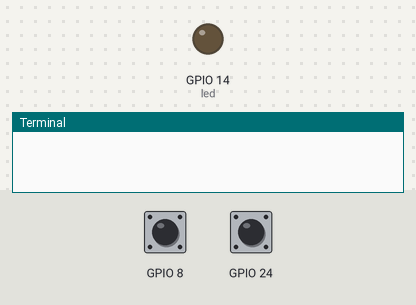
Bench run of a program on a simulated Raspberry Pi (BCM pin numbers). Parts: output pins drawn as LEDs (lit = HIGH), the last lines printed to the terminal. Inputs (shaded band) come from the test bench; at power-on: GPIO 24 HIGH, GPIO 8 HIGH.

Above: at 1.2 s.
1.3 s: GPIO 24 pulled LOW for 0.15 s
At 2.2 s:
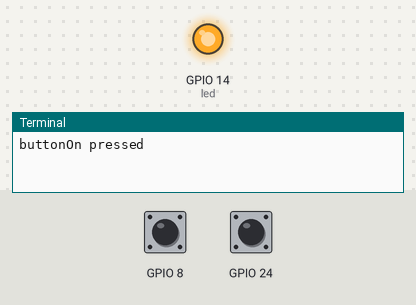
2.9 s: GPIO 8 pulled LOW for 0.15 s
At 3.4 s:
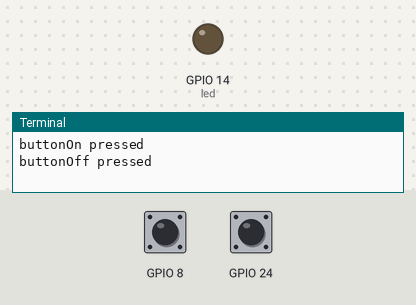
4.5 s: GPIO 24 pulled LOW for 1 s
At 4.8 s:
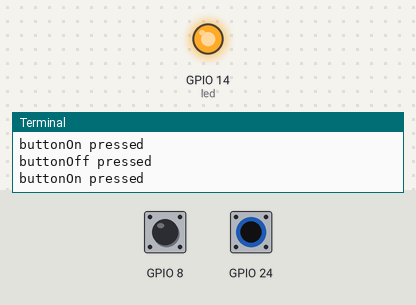
7.0 s: GPIO 8 pulled LOW for 1 s
At 7.6 s:
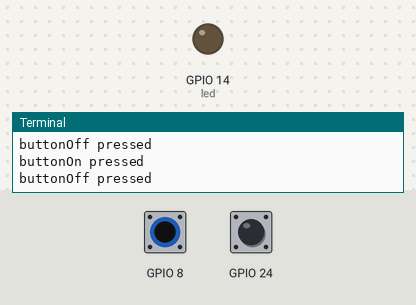
Timing chart, 0 to 10.0 s (numbered marks = the images above; inputs shaded):
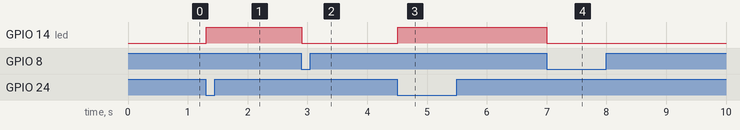

The program:

digitalInputs.py
```python
import pigpio
import time

# define pins in BCM mode
led = 14 # pin 8 in BOARD mode
buttonOn = 24 # pin 18 in BOARD mode
buttonOff = 8 # pin 24 in BOARD mode

pi = pigpio.pi()
pi.set_mode(led, pigpio.OUTPUT)
pi.set_pull_up_down(buttonOn, pigpio.PUD_UP)
pi.set_pull_up_down(buttonOff, pigpio.PUD_UP)

buttonOnPressed = False
buttonOffPressed = False

try:
    while True:
        # check if buttonOn was pressed
        if pi.read(buttonOn) == 0 and not buttonOnPressed:
                print("buttonOn pressed")
                pi.write(led, 1) # turn on the led
                buttonOnPressed = True
                buttonOffPressed = False

        if pi.read(buttonOff) == 0 and not buttonOffPressed:
            print("buttonOff pressed")
            pi.write(led, 0) # turn off the led
            buttonOffPressed = True
            buttonOnPressed = False

        time.sleep(0.01)
except KeyboardInterrupt:
    pass

pi.stop()
```

Measured:
- after the input at 1.3 s, GPIO 14 (led): LOW → HIGH at once
- after the input at 2.9 s, GPIO 14 (led): HIGH → LOW at once
- after the input at 4.5 s, GPIO 14 (led): LOW → HIGH at once
- after the input at 7.0 s, GPIO 14 (led): HIGH → LOW at once
